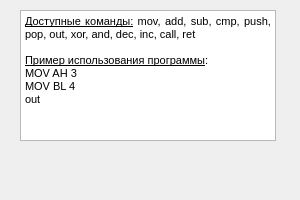
<?xml version="1.0" encoding="UTF-8"?>
<ui version="4.0">
 <class>InfoForm</class>
 <widget class="QWidget" name="InfoForm">
  <property name="geometry">
   <rect>
    <x>0</x>
    <y>0</y>
    <width>300</width>
    <height>200</height>
   </rect>
  </property>
  <property name="maximumSize">
   <size>
    <width>300</width>
    <height>200</height>
   </size>
  </property>
  <property name="windowTitle">
   <string>Form</string>
  </property>
  <widget class="QTextBrowser" name="textBrowser">
   <property name="geometry">
    <rect>
     <x>20</x>
     <y>10</y>
     <width>256</width>
     <height>131</height>
    </rect>
   </property>
   <property name="html">
    <string>&lt;!DOCTYPE HTML PUBLIC &quot;-//W3C//DTD HTML 4.0//EN&quot; &quot;http://www.w3.org/TR/REC-html40/strict.dtd&quot;&gt;
&lt;html&gt;&lt;head&gt;&lt;meta name=&quot;qrichtext&quot; content=&quot;1&quot; /&gt;&lt;style type=&quot;text/css&quot;&gt;
p, li { white-space: pre-wrap; }
&lt;/style&gt;&lt;/head&gt;&lt;body style=&quot; font-family:'MS Shell Dlg 2'; font-size:8.25pt; font-weight:400; font-style:normal;&quot;&gt;
&lt;p align=&quot;justify&quot; style=&quot; margin-top:0px; margin-bottom:0px; margin-left:0px; margin-right:0px; -qt-block-indent:0; text-indent:0px;&quot;&gt;&lt;span style=&quot; text-decoration: underline;&quot;&gt;Доступные команды:&lt;/span&gt; mov, add, sub, cmp, push, pop, out, xor, and, dec, inc, call, ret&lt;/p&gt;
&lt;p style=&quot;-qt-paragraph-type:empty; margin-top:0px; margin-bottom:0px; margin-left:0px; margin-right:0px; -qt-block-indent:0; text-indent:0px;&quot;&gt;&lt;br /&gt;&lt;/p&gt;
&lt;p style=&quot; margin-top:0px; margin-bottom:0px; margin-left:0px; margin-right:0px; -qt-block-indent:0; text-indent:0px;&quot;&gt;&lt;span style=&quot; text-decoration: underline;&quot;&gt;Пример использования программы&lt;/span&gt;:&lt;/p&gt;
&lt;p style=&quot; margin-top:0px; margin-bottom:0px; margin-left:0px; margin-right:0px; -qt-block-indent:0; text-indent:0px;&quot;&gt;MOV AH 3&lt;/p&gt;
&lt;p style=&quot; margin-top:0px; margin-bottom:0px; margin-left:0px; margin-right:0px; -qt-block-indent:0; text-indent:0px;&quot;&gt;MOV BL 4&lt;/p&gt;
&lt;p style=&quot; margin-top:0px; margin-bottom:0px; margin-left:0px; margin-right:0px; -qt-block-indent:0; text-indent:0px;&quot;&gt;out&lt;/p&gt;
&lt;p style=&quot;-qt-paragraph-type:empty; margin-top:0px; margin-bottom:0px; margin-left:0px; margin-right:0px; -qt-block-indent:0; text-indent:0px;&quot;&gt;&lt;br /&gt;&lt;/p&gt;&lt;/body&gt;&lt;/html&gt;</string>
   </property>
  </widget>
 </widget>
 <resources/>
 <connections/>
</ui>
